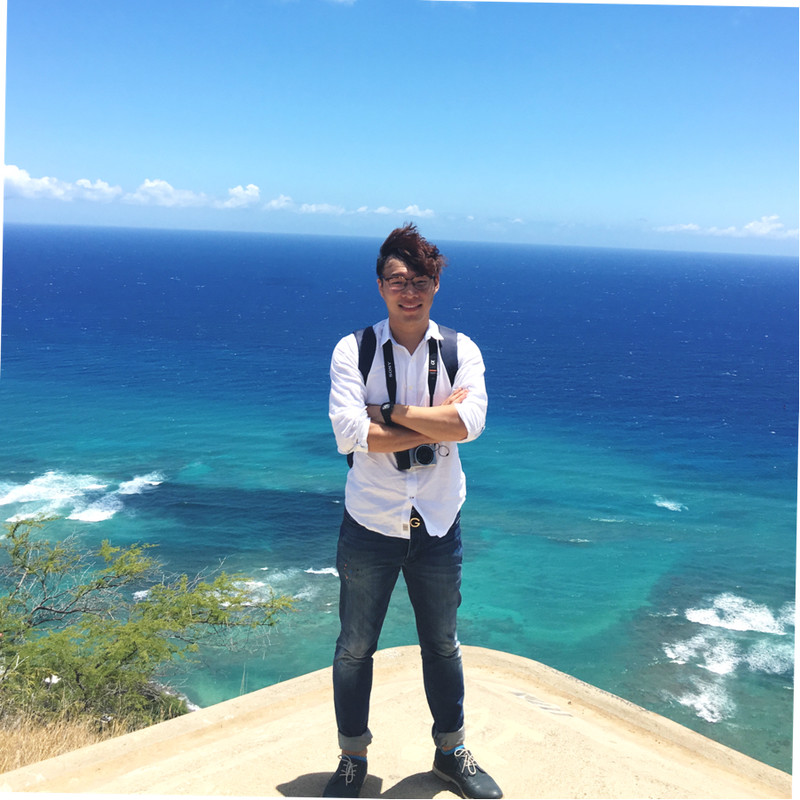
#> input picture CT-HW1/noise_image.jpg, 800 x 800 px
$ python problem3.py
#> lines starting #> are read from the running program, lines starting #| are printed output that depends on the picture; after the words box and inside, x2 and y2 are one past the last pixel; in counts of white or black regions, pixels touching at a corner belong together; long printed decimals are rounded
import cv2
import numpy as np
import matplotlib.pyplot as plt
from skimage.metrics import mean_squared_error, peak_signal_noise_ratio, structural_similarity

noisy_image = cv2.imread('noise_image.jpg', cv2.IMREAD_GRAYSCALE)
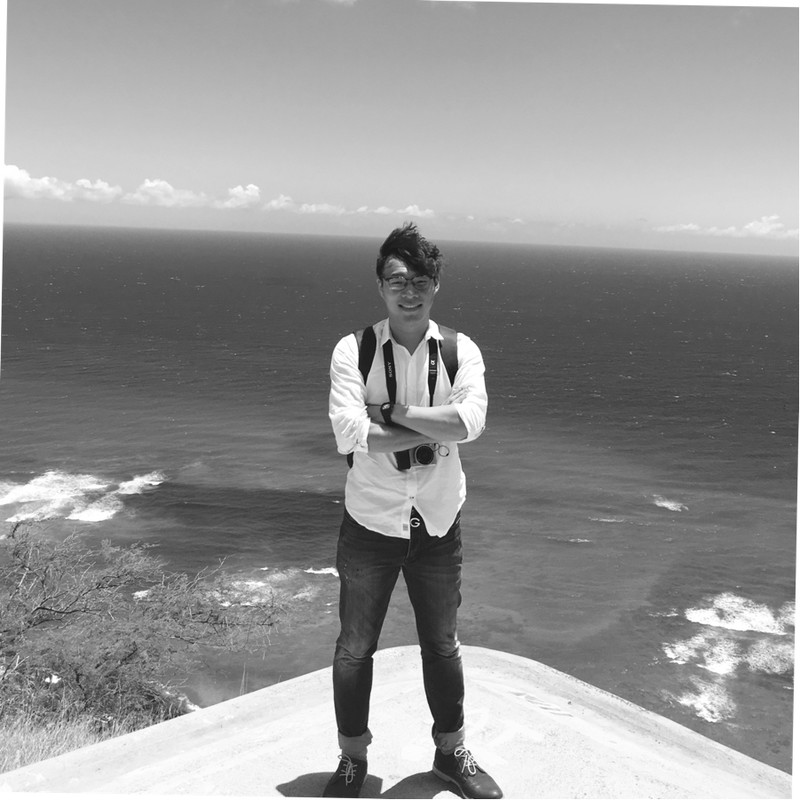
#> noisy_image: shape (800, 800); min 6, max 255, mean 148

resized_image = cv2.resize(noisy_image, (512, 512))
# Normalize the image to [0, 1] range
resized_image_norm = resized_image.astype(np.float32) / 255.0

# Define function for filtering in image space (Gaussian blur)
def image_filtering(image):
    denoised_image = cv2.GaussianBlur(image, (5, 5), 0)
    return denoised_image

# Denoise using image filtering
denoised_image = image_filtering(resized_image_norm)

# Calculate MSE, PSNR, and SSIM
mse = mean_squared_error(resized_image_norm, denoised_image)
#> mse = 0.000824
psnr = peak_signal_noise_ratio(resized_image_norm, denoised_image, data_range=resized_image_norm.max() - resized_image_norm.min())
#> psnr = 30.24
ssim = structural_similarity(resized_image_norm, denoised_image, data_range=resized_image_norm.max() - resized_image_norm.min())
#> ssim = 0.914

print(f"Image Filtering: MSE={mse}, PSNR={psnr}, SSIM={ssim}")
#| Image Filtering: MSE=0.0008242, PSNR=30.241, SSIM=0.9145
# Compute the 2D Fourier Transform
ft_image = np.fft.fft2(resized_image)
ft_image_shifted = np.fft.fftshift(ft_image)

# Display the magnitude spectrum of the Fourier transform
magnitude_spectrum = 20 * np.log(np.abs(ft_image_shifted))
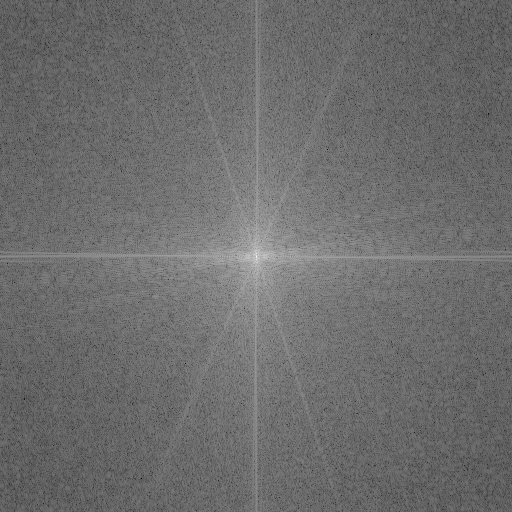
#> magnitude_spectrum: shape (512, 512) float64; min 16.61, max 349.5, mean 159.2; drawn with min black and max white
plt.figure(figsize=(10, 5))
plt.subplot(1, 2, 1)
plt.imshow(resized_image, cmap='gray')
plt.title('Original Image')
plt.subplot(1, 2, 2)
plt.imshow(magnitude_spectrum, cmap='gray')
plt.title('Magnitude Spectrum')
plt.colorbar()
plt.show()
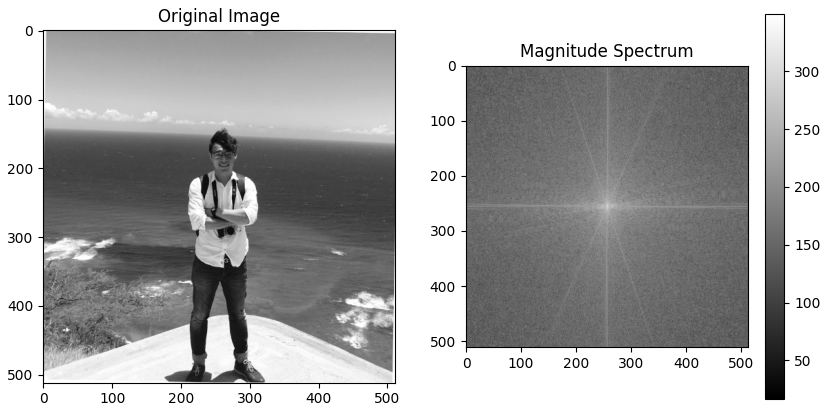
#> figure drawn by matplotlib, 3 panels

# Filtering in Frequency Space with different low-pass filters
cutoffs = [20, 40, 60, 80, 100]  # Different cutoff frequencies for low-pass filters
plt.figure(figsize=(15, 5))
plt.subplot(1, len(cutoffs) + 1, 1)
plt.imshow(resized_image, cmap='gray')
plt.title('Original Image')
for i, cutoff in enumerate(cutoffs):
    rows, cols = resized_image.shape
    crow, ccol = rows // 2, cols // 2

    # Create a low-pass filter
    mask = np.zeros((rows, cols), np.uint8)
    mask[crow - cutoff:crow + cutoff, ccol - cutoff:ccol + cutoff] = 1

    # Apply the filter to the shifted Fourier transform
    ft_image_filtered = ft_image_shifted * mask

    # Inverse Fourier Transform
    ift_image = np.fft.ifftshift(ft_image_filtered)
    denoised_image = np.fft.ifft2(ift_image)
    denoised_image = np.abs(denoised_image)

    # Display the denoised image
    plt.subplot(1, len(cutoffs) + 1, i + 2)
    plt.imshow(denoised_image, cmap='gray')
    plt.title(f'Cutoff: {cutoff}')
#> this loop made 5 passes
#> pass 1, `denoised_image = np.abs(denoised_image)`:
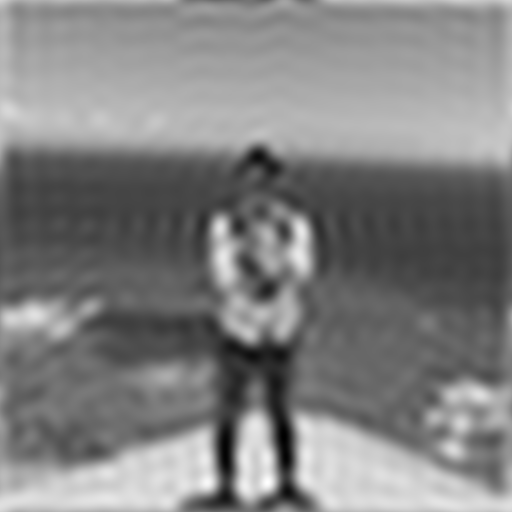
#> denoised_image: shape (512, 512) float64; min 0.611, max 290.6, mean 148; drawn with min black and max white
#> pass 2, `denoised_image = np.abs(denoised_image)`:
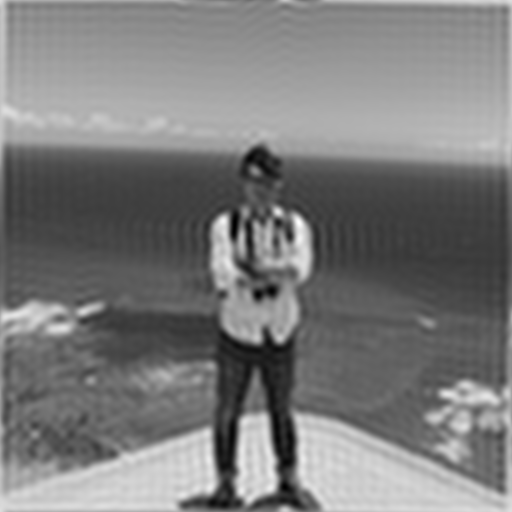
#> denoised_image: shape (512, 512) float64; min 5.46, max 299.1, mean 148; drawn with min black and max white
#> after the loop:
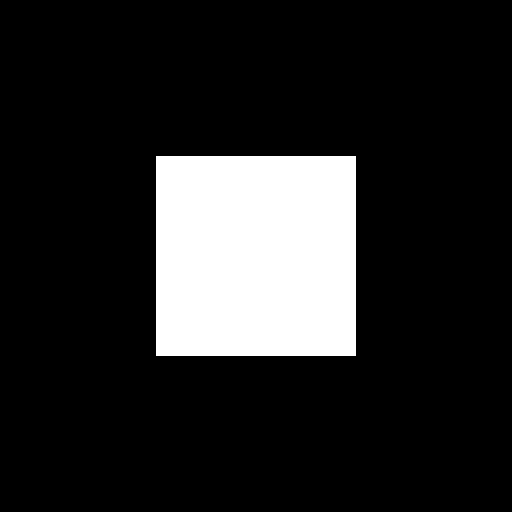
#> mask: shape (512, 512); values 0 (black) and 1 (white), 15.3% white; 1 white region, box (x1, y1, x2, y2) and area: (156, 156, 356, 356) 40000
plt.show()
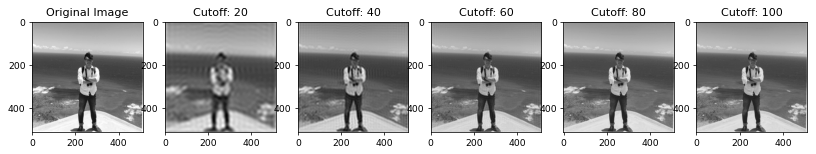
#> figure drawn by matplotlib, 6 panels
